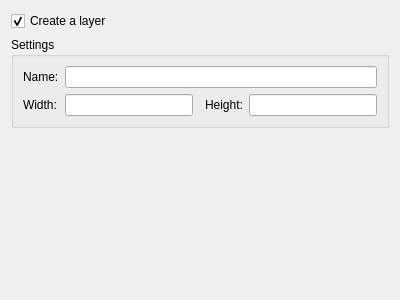
<?xml version="1.0" encoding="UTF-8"?>
<ui version="4.0">
 <class>LayerWizard_PageInfo</class>
 <widget class="QWizardPage" name="LayerWizard_PageInfo">
  <property name="geometry">
   <rect>
    <x>0</x>
    <y>0</y>
    <width>400</width>
    <height>300</height>
   </rect>
  </property>
  <property name="windowTitle">
   <string>WizardPage</string>
  </property>
  <layout class="QVBoxLayout" name="verticalLayout">
   <item>
    <widget class="QCheckBox" name="checkCreate">
     <property name="text">
      <string>Create a layer</string>
     </property>
     <property name="checked">
      <bool>true</bool>
     </property>
    </widget>
   </item>
   <item>
    <widget class="QGroupBox" name="groupBox">
     <property name="title">
      <string>Settings</string>
     </property>
     <layout class="QGridLayout" name="gridLayout">
      <item row="0" column="0">
       <widget class="QLabel" name="label">
        <property name="text">
         <string>Name:</string>
        </property>
       </widget>
      </item>
      <item row="1" column="3">
       <widget class="QLabel" name="label_3">
        <property name="text">
         <string>Height:</string>
        </property>
       </widget>
      </item>
      <item row="1" column="0">
       <widget class="QLabel" name="label_2">
        <property name="text">
         <string>Width:</string>
        </property>
       </widget>
      </item>
      <item row="0" column="1" colspan="4">
       <widget class="QLineEdit" name="editName"/>
      </item>
      <item row="1" column="1">
       <widget class="QLineEdit" name="editWidth"/>
      </item>
      <item row="1" column="4">
       <widget class="QLineEdit" name="editHeight"/>
      </item>
     </layout>
    </widget>
   </item>
   <item>
    <spacer name="verticalSpacer">
     <property name="orientation">
      <enum>Qt::Vertical</enum>
     </property>
     <property name="sizeHint" stdset="0">
      <size>
       <width>20</width>
       <height>40</height>
      </size>
     </property>
    </spacer>
   </item>
  </layout>
 </widget>
 <resources/>
 <connections/>
</ui>
